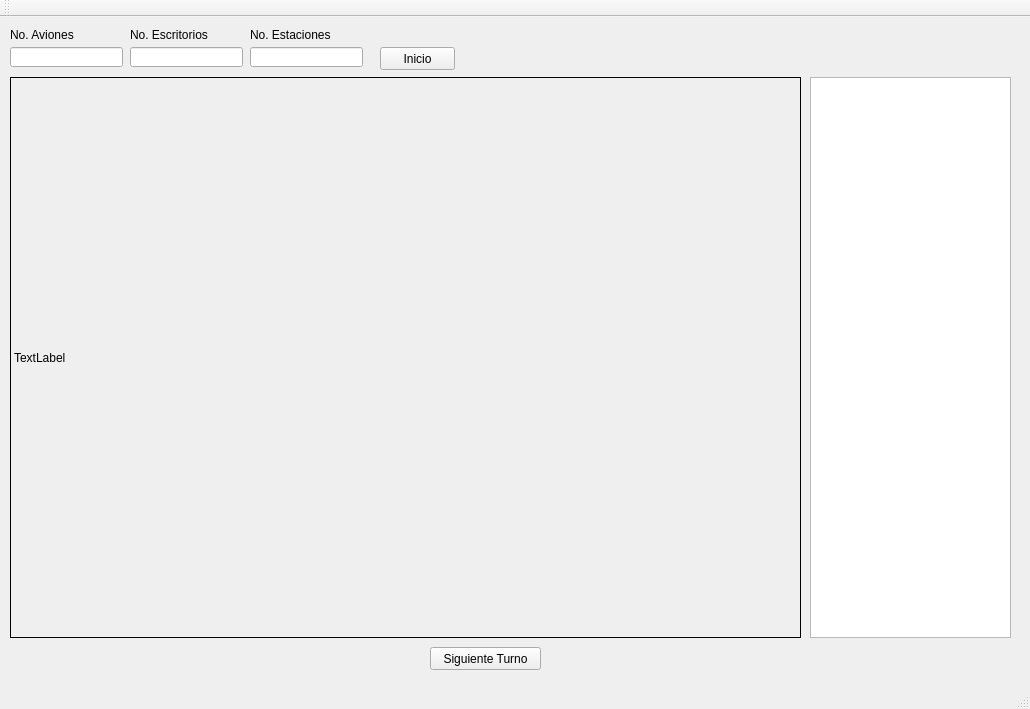
<?xml version="1.0" encoding="UTF-8"?>
<ui version="4.0">
 <class>MainWindow</class>
 <widget class="QMainWindow" name="MainWindow">
  <property name="geometry">
   <rect>
    <x>0</x>
    <y>0</y>
    <width>1030</width>
    <height>709</height>
   </rect>
  </property>
  <property name="windowTitle">
   <string>MainWindow</string>
  </property>
  <widget class="QWidget" name="centralWidget">
   <widget class="QLineEdit" name="NoAviones">
    <property name="geometry">
     <rect>
      <x>10</x>
      <y>30</y>
      <width>113</width>
      <height>20</height>
     </rect>
    </property>
   </widget>
   <widget class="QLabel" name="label_2">
    <property name="geometry">
     <rect>
      <x>10</x>
      <y>10</y>
      <width>71</width>
      <height>16</height>
     </rect>
    </property>
    <property name="text">
     <string>No. Aviones</string>
    </property>
   </widget>
   <widget class="QLineEdit" name="NoEscritorios">
    <property name="geometry">
     <rect>
      <x>130</x>
      <y>30</y>
      <width>113</width>
      <height>20</height>
     </rect>
    </property>
   </widget>
   <widget class="QLabel" name="label_3">
    <property name="geometry">
     <rect>
      <x>130</x>
      <y>10</y>
      <width>81</width>
      <height>16</height>
     </rect>
    </property>
    <property name="text">
     <string>No. Escritorios</string>
    </property>
   </widget>
   <widget class="QLineEdit" name="NoEstaciones">
    <property name="geometry">
     <rect>
      <x>250</x>
      <y>30</y>
      <width>113</width>
      <height>20</height>
     </rect>
    </property>
   </widget>
   <widget class="QLabel" name="label_4">
    <property name="geometry">
     <rect>
      <x>250</x>
      <y>10</y>
      <width>81</width>
      <height>16</height>
     </rect>
    </property>
    <property name="frameShadow">
     <enum>QFrame::Plain</enum>
    </property>
    <property name="lineWidth">
     <number>1</number>
    </property>
    <property name="text">
     <string>No. Estaciones</string>
    </property>
   </widget>
   <widget class="QLabel" name="Diagrama">
    <property name="geometry">
     <rect>
      <x>10</x>
      <y>60</y>
      <width>791</width>
      <height>561</height>
     </rect>
    </property>
    <property name="frameShape">
     <enum>QFrame::Box</enum>
    </property>
    <property name="text">
     <string>TextLabel</string>
    </property>
   </widget>
   <widget class="QTextEdit" name="Consola">
    <property name="geometry">
     <rect>
      <x>810</x>
      <y>60</y>
      <width>201</width>
      <height>561</height>
     </rect>
    </property>
   </widget>
   <widget class="QPushButton" name="pushButton">
    <property name="geometry">
     <rect>
      <x>430</x>
      <y>630</y>
      <width>111</width>
      <height>23</height>
     </rect>
    </property>
    <property name="text">
     <string>Siguiente Turno</string>
    </property>
   </widget>
   <widget class="QPushButton" name="pushButton_2">
    <property name="geometry">
     <rect>
      <x>380</x>
      <y>30</y>
      <width>75</width>
      <height>23</height>
     </rect>
    </property>
    <property name="text">
     <string>Inicio</string>
    </property>
   </widget>
  </widget>
  <widget class="QMenuBar" name="menuBar">
   <property name="geometry">
    <rect>
     <x>0</x>
     <y>0</y>
     <width>1030</width>
     <height>21</height>
    </rect>
   </property>
  </widget>
  <widget class="QToolBar" name="mainToolBar">
   <attribute name="toolBarArea">
    <enum>TopToolBarArea</enum>
   </attribute>
   <attribute name="toolBarBreak">
    <bool>false</bool>
   </attribute>
  </widget>
  <widget class="QStatusBar" name="statusBar"/>
 </widget>
 <layoutdefault spacing="6" margin="11"/>
 <resources/>
 <connections/>
</ui>
